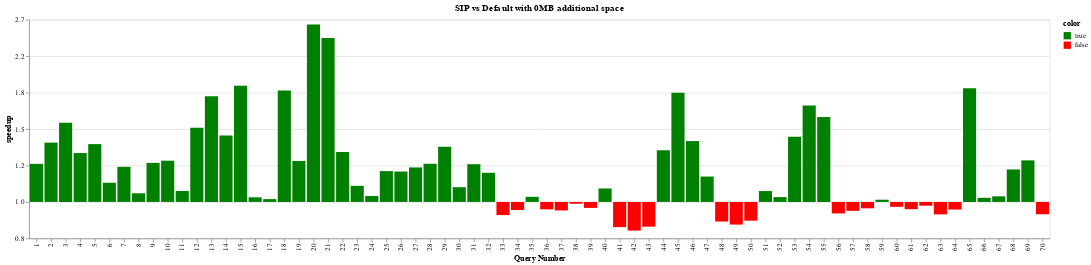

Source (notebook cell):
### Code cell
chart = plot_speedup("SIP vs Default", sip, 0)
chart

### Figure 1 — Vega-Lite specification as saved in the notebook (floating-point values rounded to 4 significant figures)
{"$schema": "https://vega.github.io/schema/vega-lite/v4.17.0.json", "config": {"view": {"continuousHeight": 300, "continuousWidth": 400}}, "data": {"name": "data-4a866e63777f9b01267ff0bb5d4314ac"}, "datasets": {"data-4a866e63777f9b01267ff0bb5d4314ac": [{"budget": 0, "color": true, "expt_name": "default", "log_speedup": 0.209, "query_name": "query1", "query_num": 1, "running_time": 0.0389, "speedup": 1.232}, {"budget": 0, "color": true, "expt_name": "default", "log_speedup": 0.3254, "query_name": "query2", "query_num": 2, "running_time": 0.01616, "speedup": 1.385}, {"budget": 0, "color": true, "expt_name": "default", "log_speedup": 0.4341, "query_name": "query3", "query_num": 3, "running_time": 0.01579, "speedup": 1.544}, {"budget": 0, "color": true, "expt_name": "default", "log_speedup": 0.2683, "query_name": "query4", "query_num": 4, "running_time": 0.0229, "speedup": 1.308}, {"budget": 0, "color": true, "expt_name": "default", "log_speedup": 0.3173, "query_name": "query5", "query_num": 5, "running_time": 0.07, "speedup": 1.373}, {"budget": 0, "color": true, "expt_name": "default", "log_speedup": 0.1053, "query_name": "query6", "query_num": 6, "running_time": 1.351, "speedup": 1.111}, {"budget": 0, "color": true, "expt_name": "default", "log_speedup": 0.1926, "query_name": "query7", "query_num": 7, "running_time": 0.4767, "speedup": 1.212}, {"budget": 0, "color": true, "expt_name": "default", "log_speedup": 0.04756, "query_name": "query8", "query_num": 8, "running_time": 2.899, "speedup": 1.049}, {"budget": 0, "color": true, "expt_name": "default", "log_speedup": 0.2143, "query_name": "query9", "query_num": 9, "running_time": 0.1614, "speedup": 1.239}, {"budget": 0, "color": true, "expt_name": "default", "log_speedup": 0.2263, "query_name": "query10", "query_num": 10, "running_time": 0.1072, "speedup": 1.254}, {"budget": 0, "color": true, "expt_name": "default", "log_speedup": 0.06032, "query_name": "query11", "query_num": 11, "running_time": 0.2546, "speedup": 1.062}, {"budget": 0, "color": true, "expt_name": "default", "log_speedup": 0.4072, "query_name": "query12", "query_num": 12, "running_time": 0.5034, "speedup": 1.503}, {"budget": 0, "color": true, "expt_name": "default", "log_speedup": 0.5792, "query_name": "query13", "query_num": 13, "running_time": 0.2619, "speedup": 1.785}, {"budget": 0, "color": true, "expt_name": "default", "log_speedup": 0.364, "query_name": "query14", "query_num": 14, "running_time": 0.7397, "speedup": 1.439}, {"budget": 0, "color": true, "expt_name": "default", "log_speedup": 0.638, "query_name": "query15", "query_num": 15, "running_time": 0.169, "speedup": 1.893}, {"budget": 0, "color": true, "expt_name": "default", "log_speedup": 0.02542, "query_name": "query16", "query_num": 16, "running_time": 0.4375, "speedup": 1.026}, {"budget": 0, "color": true, "expt_name": "default", "log_speedup": 0.0155, "query_name": "query17", "query_num": 17, "running_time": 0.4196, "speedup": 1.016}, {"budget": 0, "color": true, "expt_name": "default", "log_speedup": 0.6113, "query_name": "query18", "query_num": 18, "running_time": 0.1789, "speedup": 1.843}, {"budget": 0, "color": true, "expt_name": "default", "log_speedup": 0.2249, "query_name": "query19", "query_num": 19, "running_time": 4.078, "speedup": 1.252}, {"budget": 0, "color": true, "expt_name": "default", "log_speedup": 0.9732, "query_name": "query20", "query_num": 20, "running_time": 0.4322, "speedup": 2.646}, {"budget": 0, "color": true, "expt_name": "default", "log_speedup": 0.8993, "query_name": "query21", "query_num": 21, "running_time": 0.2243, "speedup": 2.458}, {"budget": 0, "color": true, "expt_name": "default", "log_speedup": 0.2739, "query_name": "query22", "query_num": 22, "running_time": 1.632, "speedup": 1.315}, {"budget": 0, "color": true, "expt_name": "default", "log_speedup": 0.08843, "query_name": "query23", "query_num": 23, "running_time": 1.649, "speedup": 1.092}, {"budget": 0, "color": true, "expt_name": "default", "log_speedup": 0.03268, "query_name": "query24", "query_num": 24, "running_time": 1.297, "speedup": 1.033}, {"budget": 0, "color": true, "expt_name": "default", "log_speedup": 0.1692, "query_name": "query25", "query_num": 25, "running_time": 0.1958, "speedup": 1.184}, {"budget": 0, "color": true, "expt_name": "default", "log_speedup": 0.1668, "query_name": "query26", "query_num": 26, "running_time": 0.5904, "speedup": 1.181}, {"budget": 0, "color": true, "expt_name": "default", "log_speedup": 0.1893, "query_name": "query27", "query_num": 27, "running_time": 0.2432, "speedup": 1.208}, {"budget": 0, "color": true, "expt_name": "default", "log_speedup": 0.2095, "query_name": "query28", "query_num": 28, "running_time": 0.762, "speedup": 1.233}, {"budget": 0, "color": true, "expt_name": "default", "log_speedup": 0.3028, "query_name": "query29", "query_num": 29, "running_time": 0.3761, "speedup": 1.354}, {"budget": 0, "color": true, "expt_name": "default", "log_speedup": 0.08083, "query_name": "query30", "query_num": 30, "running_time": 2.757, "speedup": 1.084}, {"budget": 0, "color": true, "expt_name": "default", "log_speedup": 0.2071, "query_name": "query31", "query_num": 31, "running_time": 0.02973, "speedup": 1.23}, {"budget": 0, "color": true, "expt_name": "default", "log_speedup": 0.16, "query_name": "query32", "query_num": 32, "running_time": 0.04324, "speedup": 1.173}, {"budget": 0, "color": false, "expt_name": "default", "log_speedup": -0.07211, "query_name": "query33", "query_num": 33, "running_time": 1.228, "speedup": 0.9304}, {"budget": 0, "color": false, "expt_name": "default", "log_speedup": -0.04408, "query_name": "query34", "query_num": 34, "running_time": 0.2645, "speedup": 0.9569}, {"budget": 0, "color": true, "expt_name": "default", "log_speedup": 0.02804, "query_name": "query35", "query_num": 35, "running_time": 0.05107, "speedup": 1.028}, {"budget": 0, "color": false, "expt_name": "default", "log_speedup": -0.04063, "query_name": "query36", "query_num": 36, "running_time": 0.3698, "speedup": 0.9602}, {"budget": 0, "color": false, "expt_name": "default", "log_speedup": -0.04664, "query_name": "query37", "query_num": 37, "running_time": 0.8138, "speedup": 0.9544}, {"budget": 0, "color": false, "expt_name": "default", "log_speedup": -0.009642, "query_name": "query38", "query_num": 38, "running_time": 0.08587, "speedup": 0.9904}, {"budget": 0, "color": false, "expt_name": "default", "log_speedup": -0.03284, "query_name": "query39", "query_num": 39, "running_time": 0.2946, "speedup": 0.9677}, {"budget": 0, "color": true, "expt_name": "default", "log_speedup": 0.07376, "query_name": "query40", "query_num": 40, "running_time": 0.2229, "speedup": 1.077}, {"budget": 0, "color": false, "expt_name": "default", "log_speedup": -0.1382, "query_name": "query41", "query_num": 41, "running_time": 5.005, "speedup": 0.8709}, {"budget": 0, "color": false, "expt_name": "default", "log_speedup": -0.1573, "query_name": "query42", "query_num": 42, "running_time": 2.157, "speedup": 0.8545}, {"budget": 0, "color": false, "expt_name": "default", "log_speedup": -0.1357, "query_name": "query43", "query_num": 43, "running_time": 6.08, "speedup": 0.8731}, {"budget": 0, "color": true, "expt_name": "default", "log_speedup": 0.2835, "query_name": "query44", "query_num": 44, "running_time": 0.618, "speedup": 1.328}, {"budget": 0, "color": true, "expt_name": "default", "log_speedup": 0.5993, "query_name": "query45", "query_num": 45, "running_time": 0.3644, "speedup": 1.821}, {"budget": 0, "color": true, "expt_name": "default", "log_speedup": 0.334, "query_name": "query46", "query_num": 46, "running_time": 0.5624, "speedup": 1.397}, {"budget": 0, "color": true, "expt_name": "default", "log_speedup": 0.1392, "query_name": "query47", "query_num": 47, "running_time": 1.406, "speedup": 1.149}, {"budget": 0, "color": false, "expt_name": "default", "log_speedup": -0.1076, "query_name": "query48", "query_num": 48, "running_time": 1.326, "speedup": 0.898}, {"budget": 0, "color": false, "expt_name": "default", "log_speedup": -0.1242, "query_name": "query49", "query_num": 49, "running_time": 3.916, "speedup": 0.8832}, {"budget": 0, "color": false, "expt_name": "default", "log_speedup": -0.1029, "query_name": "query50", "query_num": 50, "running_time": 2.672, "speedup": 0.9022}, {"budget": 0, "color": true, "expt_name": "default", "log_speedup": 0.05976, "query_name": "query51", "query_num": 51, "running_time": 4.811, "speedup": 1.062}, {"budget": 0, "color": true, "expt_name": "default", "log_speedup": 0.02663, "query_name": "query52", "query_num": 52, "running_time": 2.857, "speedup": 1.027}, {"budget": 0, "color": true, "expt_name": "default", "log_speedup": 0.3579, "query_name": "query53", "query_num": 53, "running_time": 0.1162, "speedup": 1.43}, {"budget": 0, "color": true, "expt_name": "default", "log_speedup": 0.5298, "query_name": "query54", "query_num": 54, "running_time": 0.1113, "speedup": 1.699}, {"budget": 0, "color": true, "expt_name": "default", "log_speedup": 0.4662, "query_name": "query55", "query_num": 55, "running_time": 0.1314, "speedup": 1.594}, {"budget": 0, "color": false, "expt_name": "default", "log_speedup": -0.06311, "query_name": "query56", "query_num": 56, "running_time": 0.7358, "speedup": 0.9388}, {"budget": 0, "color": false, "expt_name": "default", "log_speedup": -0.04887, "query_name": "query57", "query_num": 57, "running_time": 0.686, "speedup": 0.9523}, {"budget": 0, "color": false, "expt_name": "default", "log_speedup": -0.03503, "query_name": "query58", "query_num": 58, "running_time": 28.61, "speedup": 0.9656}, {"budget": 0, "color": true, "expt_name": "default", "log_speedup": 0.01219, "query_name": "query59", "query_num": 59, "running_time": 0.1938, "speedup": 1.012}, {"budget": 0, "color": false, "expt_name": "default", "log_speedup": -0.02679, "query_name": "query60", "query_num": 60, "running_time": 179.0, "speedup": 0.9736}, {"budget": 0, "color": false, "expt_name": "default", "log_speedup": -0.03978, "query_name": "query61", "query_num": 61, "running_time": 10.42, "speedup": 0.961}, {"budget": 0, "color": false, "expt_name": "default", "log_speedup": -0.02072, "query_name": "query62", "query_num": 62, "running_time": 1.366, "speedup": 0.9795}, {"budget": 0, "color": false, "expt_name": "default", "log_speedup": -0.06825, "query_name": "query63", "query_num": 63, "running_time": 3.092, "speedup": 0.934}, {"budget": 0, "color": false, "expt_name": "default", "log_speedup": -0.04182, "query_name": "query64", "query_num": 64, "running_time": 2.232, "speedup": 0.959}, {"budget": 0, "color": true, "expt_name": "default", "log_speedup": 0.6241, "query_name": "query65", "query_num": 65, "running_time": 0.08763, "speedup": 1.867}, {"budget": 0, "color": true, "expt_name": "default", "log_speedup": 0.02265, "query_name": "query66", "query_num": 66, "running_time": 1.007, "speedup": 1.023}, {"budget": 0, "color": true, "expt_name": "default", "log_speedup": 0.03069, "query_name": "query67", "query_num": 67, "running_time": 0.8379, "speedup": 1.031}, {"budget": 0, "color": true, "expt_name": "default", "log_speedup": 0.1784, "query_name": "query68", "query_num": 68, "running_time": 0.2289, "speedup": 1.195}, {"budget": 0, "color": true, "expt_name": "default", "log_speedup": 0.228, "query_name": "query69", "query_num": 69, "running_time": 0.1471, "speedup": 1.256}, {"budget": 0, "color": false, "expt_name": "default", "log_speedup": -0.06753, "query_name": "query70", "query_num": 70, "running_time": 5.615, "speedup": 0.9347}]}, "encoding": {"color": {"field": "color", "scale": {"domain": [true, false], "range": ["green", "red"]}, "type": "nominal"}, "x": {"axis": {"title": "Query Number"}, "field": "query_num", "type": "ordinal"}, "y": {"axis": {"format": ",.0f", "labelExpr": "format(exp(datum.value),',.1f')", "title": "speedup"}, "field": "log_speedup", "type": "quantitative"}}, "mark": "bar", "title": {"text": "SIP vs Default with 0MB additional space"}}
